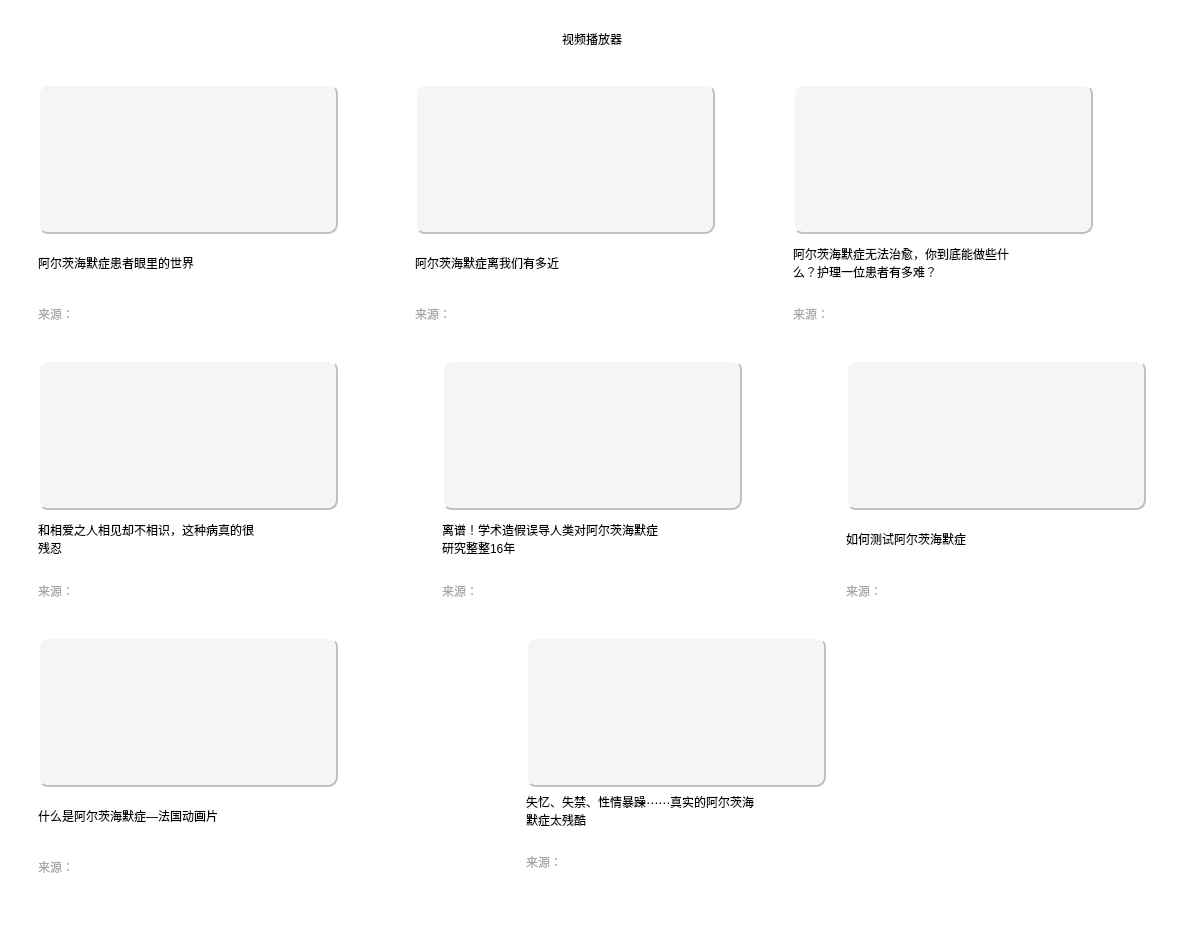
<?xml version="1.0" encoding="UTF-8"?>
<ui version="4.0">
 <class>MainWindow</class>
 <widget class="QMainWindow" name="MainWindow">
  <property name="geometry">
   <rect>
    <x>0</x>
    <y>0</y>
    <width>1184</width>
    <height>927</height>
   </rect>
  </property>
  <property name="windowTitle">
   <string>视频播放器</string>
  </property>
  <property name="styleSheet">
   <string notr="true">background-color: rgb(255, 255, 255);
</string>
  </property>
  <widget class="QWidget" name="centralwidget">
   <layout class="QVBoxLayout" name="verticalLayout_17">
    <item>
     <spacer name="horizontalSpacer_5">
      <property name="orientation">
       <enum>Qt::Horizontal</enum>
      </property>
      <property name="sizeHint" stdset="0">
       <size>
        <width>996</width>
        <height>20</height>
       </size>
      </property>
     </spacer>
    </item>
    <item>
     <layout class="QHBoxLayout" name="horizontalLayout_3" stretch="1,1,1">
      <item>
       <spacer name="horizontalSpacer_3">
        <property name="orientation">
         <enum>Qt::Horizontal</enum>
        </property>
        <property name="sizeHint" stdset="0">
         <size>
          <width>40</width>
          <height>20</height>
         </size>
        </property>
       </spacer>
      </item>
      <item>
       <widget class="QLabel" name="label">
        <property name="styleSheet">
         <string notr="true">font: 30pt &quot;华文隶书&quot;gb(0, 0, 71);</string>
        </property>
        <property name="text">
         <string>视频播放器</string>
        </property>
        <property name="alignment">
         <set>Qt::AlignCenter</set>
        </property>
       </widget>
      </item>
      <item>
       <spacer name="horizontalSpacer_4">
        <property name="orientation">
         <enum>Qt::Horizontal</enum>
        </property>
        <property name="sizeHint" stdset="0">
         <size>
          <width>40</width>
          <height>20</height>
         </size>
        </property>
       </spacer>
      </item>
     </layout>
    </item>
    <item>
     <spacer name="horizontalSpacer">
      <property name="orientation">
       <enum>Qt::Horizontal</enum>
      </property>
      <property name="sizeHint" stdset="0">
       <size>
        <width>40</width>
        <height>20</height>
       </size>
      </property>
     </spacer>
    </item>
    <item>
     <layout class="QHBoxLayout" name="horizontalLayout" stretch="0,1,1,1,0">
      <item>
       <spacer name="verticalSpacer">
        <property name="orientation">
         <enum>Qt::Vertical</enum>
        </property>
        <property name="sizeHint" stdset="0">
         <size>
          <width>20</width>
          <height>40</height>
         </size>
        </property>
       </spacer>
      </item>
      <item>
       <widget class="QFrame" name="frame1">
        <property name="styleSheet">
         <string notr="true">border:none</string>
        </property>
        <property name="frameShape">
         <enum>QFrame::StyledPanel</enum>
        </property>
        <property name="frameShadow">
         <enum>QFrame::Raised</enum>
        </property>
        <layout class="QVBoxLayout" name="verticalLayout_2">
         <item>
          <layout class="QVBoxLayout" name="verticalLayout" stretch="0,1,1">
           <item>
            <widget class="QPushButton" name="radio1">
             <property name="minimumSize">
              <size>
               <width>300</width>
               <height>150</height>
              </size>
             </property>
             <property name="maximumSize">
              <size>
               <width>300</width>
               <height>16777215</height>
              </size>
             </property>
             <property name="styleSheet">
              <string notr="true">border-width: 2px;
border-image: url(:/sp/spjt/1.png);
border-radius: 10px;
border-style: outset;
border-color: rgb(192,192,192);
background-color:#F5F5F5;</string>
             </property>
             <property name="text">
              <string/>
             </property>
            </widget>
           </item>
           <item>
            <widget class="QLabel" name="label_name">
             <property name="styleSheet">
              <string notr="true">font: 12pt &quot;楷体&quot;;
color: rgb(0, 0, 0);</string>
             </property>
             <property name="text">
              <string>阿尔茨海默症患者眼里的世界</string>
             </property>
            </widget>
           </item>
           <item>
            <widget class="QLabel" name="label_source">
             <property name="styleSheet">
              <string notr="true">font: 10pt &quot;楷体&quot;;
color: rgb(168, 168, 168);</string>
             </property>
             <property name="text">
              <string>来源：</string>
             </property>
            </widget>
           </item>
          </layout>
         </item>
        </layout>
       </widget>
      </item>
      <item>
       <widget class="QFrame" name="frame2">
        <property name="styleSheet">
         <string notr="true">border:none</string>
        </property>
        <property name="frameShape">
         <enum>QFrame::StyledPanel</enum>
        </property>
        <property name="frameShadow">
         <enum>QFrame::Raised</enum>
        </property>
        <layout class="QVBoxLayout" name="verticalLayout_3">
         <item>
          <layout class="QVBoxLayout" name="verticalLayout_4" stretch="0,1,1">
           <item>
            <widget class="QPushButton" name="radio2">
             <property name="minimumSize">
              <size>
               <width>300</width>
               <height>150</height>
              </size>
             </property>
             <property name="maximumSize">
              <size>
               <width>300</width>
               <height>16777215</height>
              </size>
             </property>
             <property name="styleSheet">
              <string notr="true">border-width: 2px;
border-image: url(:/sp/spjt/2.png);
border-radius: 10px;
border-style: outset;
border-color: rgb(192,192,192);
background-color:#F5F5F5;</string>
             </property>
             <property name="text">
              <string/>
             </property>
            </widget>
           </item>
           <item>
            <widget class="QLabel" name="label_name2">
             <property name="styleSheet">
              <string notr="true">font: 12pt &quot;楷体&quot;;
color: rgb(0, 0, 0);</string>
             </property>
             <property name="text">
              <string>阿尔茨海默症离我们有多近</string>
             </property>
            </widget>
           </item>
           <item>
            <widget class="QLabel" name="label_source2">
             <property name="styleSheet">
              <string notr="true">font: 10pt &quot;楷体&quot;;
color: rgb(168, 168, 168);</string>
             </property>
             <property name="text">
              <string>来源：</string>
             </property>
            </widget>
           </item>
          </layout>
         </item>
        </layout>
       </widget>
      </item>
      <item>
       <widget class="QFrame" name="frame3">
        <property name="styleSheet">
         <string notr="true">border:none</string>
        </property>
        <property name="frameShape">
         <enum>QFrame::StyledPanel</enum>
        </property>
        <property name="frameShadow">
         <enum>QFrame::Raised</enum>
        </property>
        <layout class="QVBoxLayout" name="verticalLayout_5">
         <item>
          <layout class="QVBoxLayout" name="verticalLayout_6" stretch="0,1,1">
           <item>
            <widget class="QPushButton" name="radio3">
             <property name="minimumSize">
              <size>
               <width>300</width>
               <height>150</height>
              </size>
             </property>
             <property name="maximumSize">
              <size>
               <width>300</width>
               <height>16777215</height>
              </size>
             </property>
             <property name="styleSheet">
              <string notr="true">border-width: 2px;
border-image: url(:/sp/spjt/3.png);
border-radius: 10px;
border-style: outset;
border-color: rgb(192,192,192);
background-color:#F5F5F5;</string>
             </property>
             <property name="text">
              <string/>
             </property>
            </widget>
           </item>
           <item>
            <widget class="QLabel" name="label_name3">
             <property name="styleSheet">
              <string notr="true">font: 12pt &quot;楷体&quot;;
color: rgb(0, 0, 0);</string>
             </property>
             <property name="text">
              <string>阿尔茨海默症无法治愈，你到底能做些什
么？护理一位患者有多难？</string>
             </property>
            </widget>
           </item>
           <item>
            <widget class="QLabel" name="label_source3">
             <property name="styleSheet">
              <string notr="true">font: 10pt &quot;楷体&quot;;
color: rgb(168, 168, 168);</string>
             </property>
             <property name="text">
              <string>来源：</string>
             </property>
            </widget>
           </item>
          </layout>
         </item>
        </layout>
       </widget>
      </item>
      <item>
       <spacer name="verticalSpacer_4">
        <property name="orientation">
         <enum>Qt::Vertical</enum>
        </property>
        <property name="sizeHint" stdset="0">
         <size>
          <width>20</width>
          <height>40</height>
         </size>
        </property>
       </spacer>
      </item>
     </layout>
    </item>
    <item>
     <layout class="QHBoxLayout" name="horizontalLayout_4" stretch="0,1,1,0,0">
      <item>
       <spacer name="verticalSpacer_3">
        <property name="orientation">
         <enum>Qt::Vertical</enum>
        </property>
        <property name="sizeHint" stdset="0">
         <size>
          <width>20</width>
          <height>40</height>
         </size>
        </property>
       </spacer>
      </item>
      <item>
       <widget class="QFrame" name="frame4">
        <property name="styleSheet">
         <string notr="true">border:none</string>
        </property>
        <property name="frameShape">
         <enum>QFrame::StyledPanel</enum>
        </property>
        <property name="frameShadow">
         <enum>QFrame::Raised</enum>
        </property>
        <layout class="QVBoxLayout" name="verticalLayout_7">
         <item>
          <layout class="QVBoxLayout" name="verticalLayout_8" stretch="0,1,1">
           <item>
            <widget class="QPushButton" name="radio4">
             <property name="minimumSize">
              <size>
               <width>300</width>
               <height>150</height>
              </size>
             </property>
             <property name="maximumSize">
              <size>
               <width>300</width>
               <height>16777215</height>
              </size>
             </property>
             <property name="styleSheet">
              <string notr="true">border-width: 2px;
border-image: url(:/sp/spjt/4.png);
border-radius: 10px;
border-style: outset;
border-color: rgb(192,192,192);
background-color:#F5F5F5;</string>
             </property>
             <property name="text">
              <string/>
             </property>
            </widget>
           </item>
           <item>
            <widget class="QLabel" name="label_name4">
             <property name="styleSheet">
              <string notr="true">font: 12pt &quot;楷体&quot;;
color: rgb(0, 0, 0);</string>
             </property>
             <property name="text">
              <string>和相爱之人相见却不相识，这种病真的很
残忍</string>
             </property>
            </widget>
           </item>
           <item>
            <widget class="QLabel" name="label_source4">
             <property name="styleSheet">
              <string notr="true">font: 10pt &quot;楷体&quot;;
color: rgb(168, 168, 168);</string>
             </property>
             <property name="text">
              <string>来源：</string>
             </property>
            </widget>
           </item>
          </layout>
         </item>
        </layout>
       </widget>
      </item>
      <item>
       <widget class="QFrame" name="frame5">
        <property name="styleSheet">
         <string notr="true">border:none</string>
        </property>
        <property name="frameShape">
         <enum>QFrame::StyledPanel</enum>
        </property>
        <property name="frameShadow">
         <enum>QFrame::Raised</enum>
        </property>
        <layout class="QVBoxLayout" name="verticalLayout_9">
         <item>
          <layout class="QVBoxLayout" name="verticalLayout_10" stretch="0,1,1">
           <item>
            <widget class="QPushButton" name="radio5">
             <property name="minimumSize">
              <size>
               <width>300</width>
               <height>150</height>
              </size>
             </property>
             <property name="maximumSize">
              <size>
               <width>300</width>
               <height>16777215</height>
              </size>
             </property>
             <property name="styleSheet">
              <string notr="true">border-width: 2px;
border-image: url(:/sp/spjt/5.png);
border-radius: 10px;
border-style: outset;
border-color: rgb(192,192,192);
background-color:#F5F5F5;</string>
             </property>
             <property name="text">
              <string/>
             </property>
            </widget>
           </item>
           <item>
            <widget class="QLabel" name="label_name5">
             <property name="styleSheet">
              <string notr="true">font: 12pt &quot;楷体&quot;;
color: rgb(0, 0, 0);</string>
             </property>
             <property name="text">
              <string>离谱！学术造假误导人类对阿尔茨海默症
研究整整16年</string>
             </property>
            </widget>
           </item>
           <item>
            <widget class="QLabel" name="label_source5">
             <property name="styleSheet">
              <string notr="true">font: 10pt &quot;楷体&quot;;
color: rgb(168, 168, 168);</string>
             </property>
             <property name="text">
              <string>来源：</string>
             </property>
            </widget>
           </item>
          </layout>
         </item>
        </layout>
       </widget>
      </item>
      <item>
       <widget class="QFrame" name="frame6">
        <property name="styleSheet">
         <string notr="true">border:none</string>
        </property>
        <property name="frameShape">
         <enum>QFrame::StyledPanel</enum>
        </property>
        <property name="frameShadow">
         <enum>QFrame::Raised</enum>
        </property>
        <layout class="QVBoxLayout" name="verticalLayout_11">
         <item>
          <layout class="QVBoxLayout" name="verticalLayout_12" stretch="0,0,0">
           <item>
            <widget class="QPushButton" name="radio6">
             <property name="minimumSize">
              <size>
               <width>300</width>
               <height>150</height>
              </size>
             </property>
             <property name="maximumSize">
              <size>
               <width>300</width>
               <height>16777215</height>
              </size>
             </property>
             <property name="styleSheet">
              <string notr="true">border-width: 2px;
border-image: url(:/sp/spjt/6.png);
border-radius: 10px;
border-style: outset;
border-color: rgb(192,192,192);
background-color:#F5F5F5;</string>
             </property>
             <property name="text">
              <string/>
             </property>
            </widget>
           </item>
           <item>
            <widget class="QLabel" name="label_name6">
             <property name="styleSheet">
              <string notr="true">font: 12pt &quot;楷体&quot;;
color: rgb(0, 0, 0);</string>
             </property>
             <property name="text">
              <string>如何测试阿尔茨海默症</string>
             </property>
            </widget>
           </item>
           <item>
            <widget class="QLabel" name="label_source6">
             <property name="styleSheet">
              <string notr="true">font: 10pt &quot;楷体&quot;;
color: rgb(168, 168, 168);</string>
             </property>
             <property name="text">
              <string>来源：</string>
             </property>
            </widget>
           </item>
          </layout>
         </item>
        </layout>
       </widget>
      </item>
      <item>
       <spacer name="verticalSpacer_6">
        <property name="orientation">
         <enum>Qt::Vertical</enum>
        </property>
        <property name="sizeHint" stdset="0">
         <size>
          <width>20</width>
          <height>40</height>
         </size>
        </property>
       </spacer>
      </item>
     </layout>
    </item>
    <item>
     <layout class="QHBoxLayout" name="horizontalLayout_2" stretch="0,1,0,0,0,0,0,0,0,0,0,0">
      <item>
       <spacer name="verticalSpacer_2">
        <property name="orientation">
         <enum>Qt::Vertical</enum>
        </property>
        <property name="sizeHint" stdset="0">
         <size>
          <width>20</width>
          <height>40</height>
         </size>
        </property>
       </spacer>
      </item>
      <item>
       <widget class="QFrame" name="frame7">
        <property name="styleSheet">
         <string notr="true">border:none</string>
        </property>
        <property name="frameShape">
         <enum>QFrame::StyledPanel</enum>
        </property>
        <property name="frameShadow">
         <enum>QFrame::Raised</enum>
        </property>
        <layout class="QVBoxLayout" name="verticalLayout_13">
         <item>
          <layout class="QVBoxLayout" name="verticalLayout_14" stretch="0,1,1">
           <item>
            <widget class="QPushButton" name="radio7">
             <property name="minimumSize">
              <size>
               <width>300</width>
               <height>150</height>
              </size>
             </property>
             <property name="maximumSize">
              <size>
               <width>300</width>
               <height>16777215</height>
              </size>
             </property>
             <property name="styleSheet">
              <string notr="true">border-width: 2px;
border-image: url(:/sp/spjt/7.png);
border-radius: 10px;
border-style: outset;
border-color: rgb(192,192,192);
background-color:#F5F5F5;</string>
             </property>
             <property name="text">
              <string/>
             </property>
            </widget>
           </item>
           <item>
            <widget class="QLabel" name="label_name7">
             <property name="styleSheet">
              <string notr="true">font: 12pt &quot;楷体&quot;;
color: rgb(0, 0, 0);</string>
             </property>
             <property name="text">
              <string>什么是阿尔茨海默症—法国动画片</string>
             </property>
            </widget>
           </item>
           <item>
            <widget class="QLabel" name="label_source7">
             <property name="styleSheet">
              <string notr="true">font: 10pt &quot;楷体&quot;;
color: rgb(168, 168, 168);</string>
             </property>
             <property name="text">
              <string>来源：</string>
             </property>
            </widget>
           </item>
          </layout>
         </item>
        </layout>
       </widget>
      </item>
      <item>
       <widget class="QFrame" name="frame8">
        <property name="styleSheet">
         <string notr="true">border:none</string>
        </property>
        <property name="frameShape">
         <enum>QFrame::StyledPanel</enum>
        </property>
        <property name="frameShadow">
         <enum>QFrame::Raised</enum>
        </property>
        <layout class="QVBoxLayout" name="verticalLayout_15">
         <item>
          <layout class="QVBoxLayout" name="verticalLayout_16" stretch="0,0,1">
           <item>
            <widget class="QPushButton" name="radio8">
             <property name="minimumSize">
              <size>
               <width>300</width>
               <height>150</height>
              </size>
             </property>
             <property name="maximumSize">
              <size>
               <width>300</width>
               <height>16777215</height>
              </size>
             </property>
             <property name="styleSheet">
              <string notr="true">border-width: 2px;
border-image: url(:/sp/spjt/8.png);
border-radius: 10px;
border-style: outset;
border-color: rgb(192,192,192);
background-color:#F5F5F5;</string>
             </property>
             <property name="text">
              <string/>
             </property>
            </widget>
           </item>
           <item>
            <widget class="QLabel" name="label_name8">
             <property name="styleSheet">
              <string notr="true">font: 12pt &quot;楷体&quot;;
color: rgb(0, 0, 0);</string>
             </property>
             <property name="text">
              <string>失忆、失禁、性情暴躁⋯⋯真实的阿尔茨海
默症太残酷</string>
             </property>
            </widget>
           </item>
           <item>
            <widget class="QLabel" name="label_source8">
             <property name="styleSheet">
              <string notr="true">font: 10pt &quot;楷体&quot;;
color: rgb(168, 168, 168);</string>
             </property>
             <property name="text">
              <string>来源：</string>
             </property>
            </widget>
           </item>
          </layout>
         </item>
        </layout>
       </widget>
      </item>
      <item>
       <spacer name="horizontalSpacer_10">
        <property name="orientation">
         <enum>Qt::Horizontal</enum>
        </property>
        <property name="sizeHint" stdset="0">
         <size>
          <width>40</width>
          <height>20</height>
         </size>
        </property>
       </spacer>
      </item>
      <item>
       <spacer name="horizontalSpacer_13">
        <property name="orientation">
         <enum>Qt::Horizontal</enum>
        </property>
        <property name="sizeHint" stdset="0">
         <size>
          <width>40</width>
          <height>20</height>
         </size>
        </property>
       </spacer>
      </item>
      <item>
       <spacer name="horizontalSpacer_9">
        <property name="orientation">
         <enum>Qt::Horizontal</enum>
        </property>
        <property name="sizeHint" stdset="0">
         <size>
          <width>40</width>
          <height>20</height>
         </size>
        </property>
       </spacer>
      </item>
      <item>
       <spacer name="horizontalSpacer_11">
        <property name="orientation">
         <enum>Qt::Horizontal</enum>
        </property>
        <property name="sizeHint" stdset="0">
         <size>
          <width>40</width>
          <height>20</height>
         </size>
        </property>
       </spacer>
      </item>
      <item>
       <spacer name="horizontalSpacer_12">
        <property name="orientation">
         <enum>Qt::Horizontal</enum>
        </property>
        <property name="sizeHint" stdset="0">
         <size>
          <width>40</width>
          <height>20</height>
         </size>
        </property>
       </spacer>
      </item>
      <item>
       <spacer name="horizontalSpacer_8">
        <property name="orientation">
         <enum>Qt::Horizontal</enum>
        </property>
        <property name="sizeHint" stdset="0">
         <size>
          <width>40</width>
          <height>20</height>
         </size>
        </property>
       </spacer>
      </item>
      <item>
       <spacer name="horizontalSpacer_6">
        <property name="orientation">
         <enum>Qt::Horizontal</enum>
        </property>
        <property name="sizeHint" stdset="0">
         <size>
          <width>40</width>
          <height>20</height>
         </size>
        </property>
       </spacer>
      </item>
      <item>
       <spacer name="horizontalSpacer_7">
        <property name="orientation">
         <enum>Qt::Horizontal</enum>
        </property>
        <property name="sizeHint" stdset="0">
         <size>
          <width>40</width>
          <height>20</height>
         </size>
        </property>
       </spacer>
      </item>
      <item>
       <spacer name="verticalSpacer_5">
        <property name="orientation">
         <enum>Qt::Vertical</enum>
        </property>
        <property name="sizeHint" stdset="0">
         <size>
          <width>20</width>
          <height>40</height>
         </size>
        </property>
       </spacer>
      </item>
     </layout>
    </item>
    <item>
     <spacer name="horizontalSpacer_2">
      <property name="orientation">
       <enum>Qt::Horizontal</enum>
      </property>
      <property name="sizeHint" stdset="0">
       <size>
        <width>40</width>
        <height>20</height>
       </size>
      </property>
     </spacer>
    </item>
   </layout>
  </widget>
 </widget>
 <resources/>
 <connections/>
</ui>
